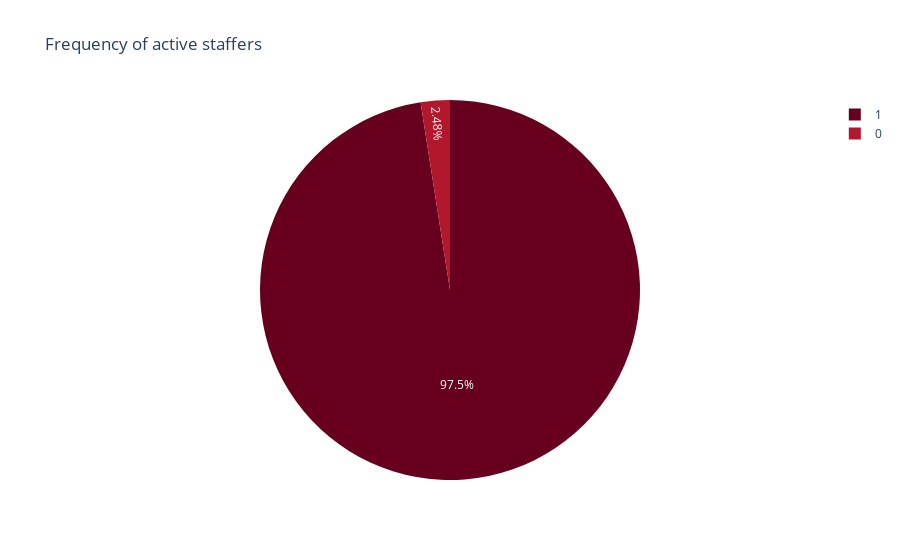

Source (notebook cell):
### Markdown cell above
- *Frequency of active staffme members*

### Code cell
h9=bi.groupby(by=['enabled'], as_index = False)['id'].count()
for i in range(len(h)):
    h9['%']= (h9.loc[:i,'id']/sum(h9['id']))*100
df = px.data.tips()
fig = px.pie(h9, values='%', names='enabled', color_discrete_sequence=px.colors.sequential.RdBu, title='Frequency of active staffers')
fig.show()

### Figure 1 — Plotly figure (JSON) as saved in the notebook; plotly's stock layout.template omitted (floating-point values rounded to 4 significant figures)
{"data": [{"domain": {"x": [0, 1], "y": [0, 1]}, "hovertemplate": "enabled=%{label}<br>%=%{value}<extra></extra>", "labels": [0, 1], "legendgroup": "", "name": "", "showlegend": true, "type": "pie", "values": [2.475, 97.52]}], "layout": {"legend": {"tracegroupgap": 0}, "piecolorway": ["rgb(103,0,31)", "rgb(178,24,43)", "rgb(214,96,77)", "rgb(244,165,130)", "rgb(253,219,199)", "rgb(247,247,247)", "rgb(209,229,240)", "rgb(146,197,222)", "rgb(67,147,195)", "rgb(33,102,172)", "rgb(5,48,97)"], "title": {"text": "Frequency of active staffers"}}}
